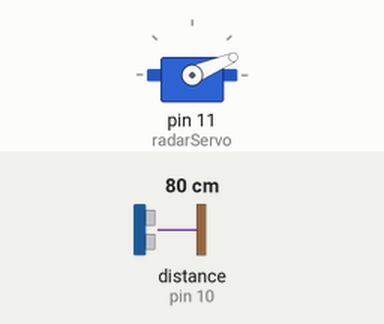
A sketch run on a simulated Arduino Uno, built with avr-gcc and run on an emulated ATmega328P. Shown: servo. Wiring (inferred from the names in the program): ultrasonic range finder: trigger pin 9; echo pin 10. The inputs (shaded band) are chosen by the test bench; at power-on: distance to the obstacle (sensor on pin 10) 80 cm. The echo pulse lasts 58.3 µs per cm; what the sketch prints to the serial monitor is not drawn.

Above: at 1.28 s.
1.3 s: distance to the obstacle (sensor on pin 10) set to 2 cm
At 2.15 s:
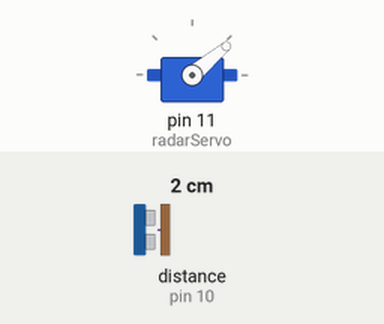
4.3 s: distance to the obstacle (sensor on pin 10) set to 9 cm
At 4.49 s:
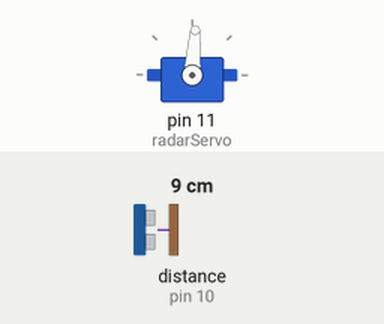
Timing chart, 0 to 16.3 s (numbered marks = the images above; inputs shaded):
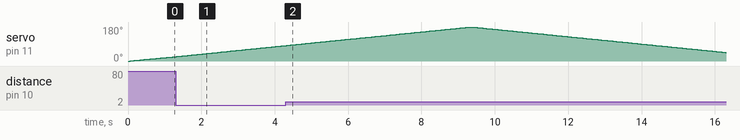

Measured:
- by itself, servo on pin 11 (radarServo): rises from 82° to 180° in 5.0 s, then falls to 45° in 7.0 s

The sketch:

Arduino_code.ino
```cpp
#include <Servo.h>

const int trigPin = 9;
const int echoPin = 10;

long duration;
int distinCM;

Servo radarServo;

void setup()
{
  pinMode(trigPin, OUTPUT);
  pinMode(echoPin, INPUT);
  Serial.begin(9600);
  radarServo.attach(11);
}
void loop()
{
  for(int i=0;i<=180;i++)
  {
    radarServo.write(i);
    delay(50);

    digitalWrite(trigPin, LOW);
    delayMicroseconds(2);
    digitalWrite(trigPin, HIGH);
    delayMicroseconds(10);
    digitalWrite(trigPin, LOW);
    duration = pulseIn(echoPin, HIGH);
    distinCM = duration*0.034/2;

    Serial.print(i);
    Serial.print("*");
    Serial.print(distinCM);
    Serial.print("#");
  }

  for(int i=180;i>=0;i--)
  {
    radarServo.write(i);
    delay(50);
    digitalWrite(trigPin, LOW);
    delayMicroseconds(2);
    digitalWrite(trigPin, HIGH);
    delayMicroseconds(10);
    digitalWrite(trigPin, LOW);
    duration = pulseIn(echoPin, HIGH);
    distinCM = duration*0.034/2;

    Serial.print(i);
    Serial.print("*");
    Serial.print(distinCM);
    Serial.print("#");
  }
}
```
